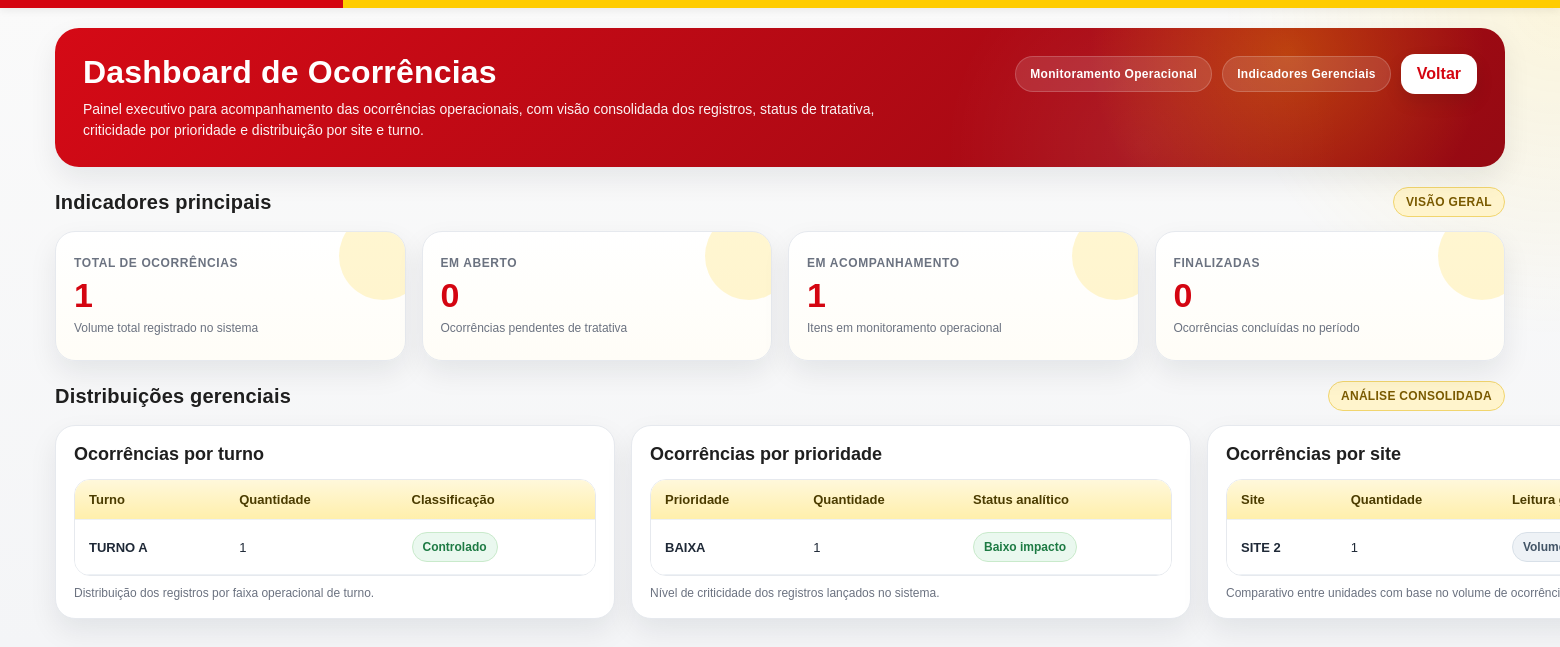
Before: /dashboard-ocorrencias (signed in) with the older database file.
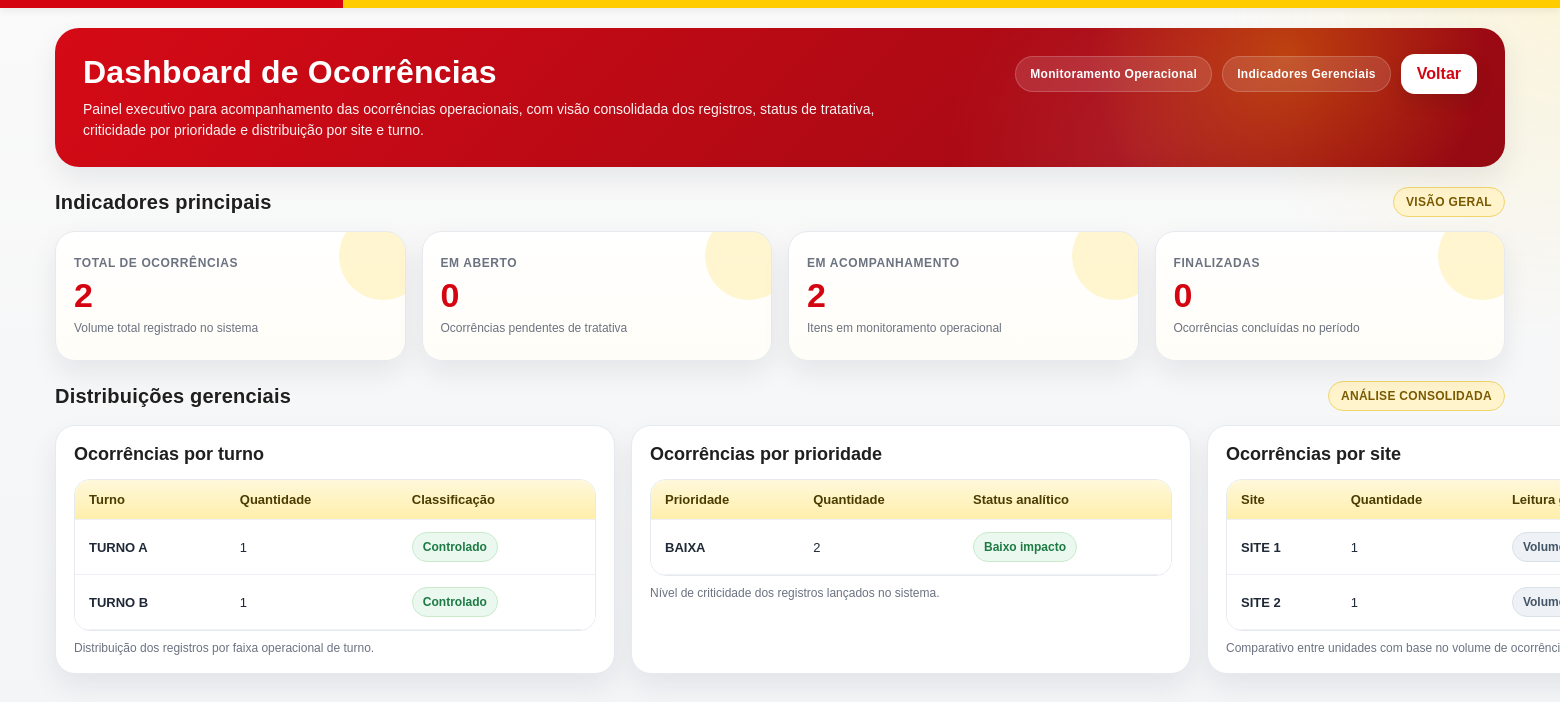
After: the same page with the newer database file.
### app.py (models this page shows, shortened)
class OcorrenciaTurno(db.Model):
    __tablename__ = "ocorrencias_turno"
    id = db.Column(db.Integer, primary_key=True)
    data_ocorrencia = db.Column(db.Date, nullable=False, default=date.today)
    data_hora_registro = db.Column(db.DateTime, nullable=False, default=datetime.now)
    site = db.Column(db.String(80), nullable=False)
    turno = db.Column(db.String(30), nullable=False)
    setor = db.Column(db.String(100), nullable=False)
    tipo_ocorrencia = db.Column(db.String(100), nullable=False)
    prioridade = db.Column(db.String(20), nullable=False)
    responsavel_saida = db.Column(db.String(120), nullable=False)
    responsavel_entrada = db.Column(db.String(120), nullable=False)
    descricao = db.Column(db.Text, nullable=False)
    acoes_tomadas = db.Column(db.Text, nullable=True)
    pendencias = db.Column(db.Text, nullable=True)
    status = db.Column(db.String(40), nullable=False)
    referencia = db.Column(db.String(80), nullable=True)
    criado_por = db.Column(db.String(120), nullable=True)
    created_at = db.Column(db.DateTime, nullable=False, default=datetime.now)
    updated_at = db.Column(db.DateTime, nullable=True)

### app.py (the view)
@app.route("/dashboard-ocorrencias")
@login_required
def dashboard_ocorrencias():
    total = db.session.query(func.count(OcorrenciaTurno.id)).scalar() or 0
    em_aberto = db.session.query(func.count(OcorrenciaTurno.id)).filter(OcorrenciaTurno.status == "EM ABERTO").scalar() or 0
    acompanhamento = db.session.query(func.count(OcorrenciaTurno.id)).filter(OcorrenciaTurno.status == "EM ACOMPANHAMENTO").scalar() or 0
    finalizado = db.session.query(func.count(OcorrenciaTurno.id)).filter(OcorrenciaTurno.status == "FINALIZADO").scalar() or 0
    por_turno = (
        db.session.query(OcorrenciaTurno.turno, func.count(OcorrenciaTurno.id))
        .group_by(OcorrenciaTurno.turno)
        .order_by(OcorrenciaTurno.turno.asc())
        .all()
    )
    por_prioridade = (
        db.session.query(OcorrenciaTurno.prioridade, func.count(OcorrenciaTurno.id))
        .group_by(OcorrenciaTurno.prioridade)
        .all()
    )
    por_site = (
        db.session.query(OcorrenciaTurno.site, func.count(OcorrenciaTurno.id))
        .group_by(OcorrenciaTurno.site)
        .order_by(OcorrenciaTurno.site.asc())
        .all()
    )
    return render_template(
        "dashboard_ocorrencias.html",
        total=total,
        em_aberto=em_aberto,
        acompanhamento=acompanhamento,
        finalizado=finalizado,
        por_turno=por_turno,
        por_prioridade=por_prioridade,
        por_site=por_site,
    )

### app.py (called while the page is built)
def login_required(funcao):
    @wraps(funcao)
    def wrapper(*args, **kwargs):
        if not session.get("user_id"):
            flash("Faça login para acessar o sistema.", "warning")
            return redirect(url_for("login"))
        return funcao(*args, **kwargs)
    return wrapper

### templates/dashboard_ocorrencias.html (shortened to what the changed rows need)
<!doctype html>
<html lang="pt-br">
<head>
</head>
<body>
  <div class="wrap">
    <div class="hero">
      <div class="hero-content">
        <div class="hero-left">
          <h1>Dashboard de Ocorrências</h1>
        </div>
      </div>
    </div>
    <div class="section">
      <div class="section-head">
        <h2 class="section-title">Indicadores principais</h2>
      </div>
      <div class="grid grid-4">
        <div class="card kpi">
          <div class="label">Total de ocorrências</div>
          <div class="value">{{ total }}</div>
          <div class="sub">Volume total registrado no sistema</div>
        </div>
        <div class="card kpi">
          <div class="label">Em acompanhamento</div>
          <div class="value">{{ acompanhamento }}</div>
          <div class="sub">Itens em monitoramento operacional</div>
        </div>
      </div>
    </div>
    <div class="section">
      <div class="section-head">
        <h2 class="section-title">Distribuições gerenciais</h2>
      </div>
      <div class="summary-grid">
        <div class="card">
          <div class="table-wrap">
            <table>
              <thead>
                <tr>
                  <th>Turno</th>
                  <th>Quantidade</th>
                  <th>Classificação</th>
                </tr>
              </thead>
              <tbody>
                {% for turno, qtd in por_turno %}
                <tr>
                  <td><strong>{{ turno }}</strong></td>
                  <td>{{ qtd }}</td>
                  <td>
                    {% if qtd >= 20 %}
                      <span class="badge badge-danger">Alta demanda</span>
                    {% elif qtd >= 10 %}
                      <span class="badge badge-warn">Atenção</span>
                    {% else %}
                      <span class="badge badge-ok">Controlado</span>
                    {% endif %}
                  </td>
                </tr>
                {% else %}
                <tr>
                  <td colspan="3" class="empty">Sem dados disponíveis.</td>
                </tr>
                {% endfor %}
              </tbody>
            </table>
          </div>
        </div>
        <div class="card">
          <div class="table-wrap">
            <table>
              <thead>
                <tr>
                  <th>Prioridade</th>
                  <th>Quantidade</th>
                  <th>Status analítico</th>
                </tr>
              </thead>
              <tbody>
                {% for prioridade, qtd in por_prioridade %}
                <tr>
                  <td><strong>{{ prioridade }}</strong></td>
                  <td>{{ qtd }}</td>
                  <td>
                    {% if prioridade in ['CRITICA', 'CRÍTICA', 'ALTA'] %}
                      <span class="badge badge-danger">Criticidade elevada</span>
                    {% elif prioridade in ['MEDIA', 'MÉDIA'] %}
                      <span class="badge badge-warn">Monitorar</span>
                    {% else %}
                      <span class="badge badge-ok">Baixo impacto</span>
                    {% endif %}
                  </td>
                </tr>
                {% else %}
                <tr>
                  <td colspan="3" class="empty">Sem dados disponíveis.</td>
                </tr>
                {% endfor %}
              </tbody>
            </table>
          </div>
        </div>
        <div class="card">
          <div class="table-wrap">
            <table>
              <thead>
                <tr>
                  <th>Site</th>
                  <th>Quantidade</th>
                  <th>Leitura gerencial</th>
                </tr>
              </thead>
              <tbody>
                {% for site, qtd in por_site %}
                <tr>
                  <td><strong>{{ site }}</strong></td>
                  <td>{{ qtd }}</td>
                  <td>
                    {% if qtd >= 20 %}
                      <span class="badge badge-danger">Maior concentração</span>
                    {% elif qtd >= 10 %}
                      <span class="badge badge-warn">Ponto de atenção</span>
                    {% else %}
                      <span class="badge badge-neutral">Volume moderado</span>
                    {% endif %}
                  </td>
                </tr>
                {% else %}
                <tr>
                  <td colspan="3" class="empty">Sem dados disponíveis.</td>
                </tr>
                {% endfor %}
              </tbody>
            </table>
          </div>
        </div>
      </div>
    </div>
  </div>
</body>
</html>

Changed rows visible on the page:
no longer on one of the page's lists (row unchanged): OcorrenciaTurno: prioridade "BAIXA", id "1"
added OcorrenciaTurno: turno "TURNO B", qtd "1", prioridade "BAIXA", id "2", site "SITE 1"
Other visible differences:
{{ total }}: "1" → "2"
{{ acompanhamento }}: "1" → "2"
